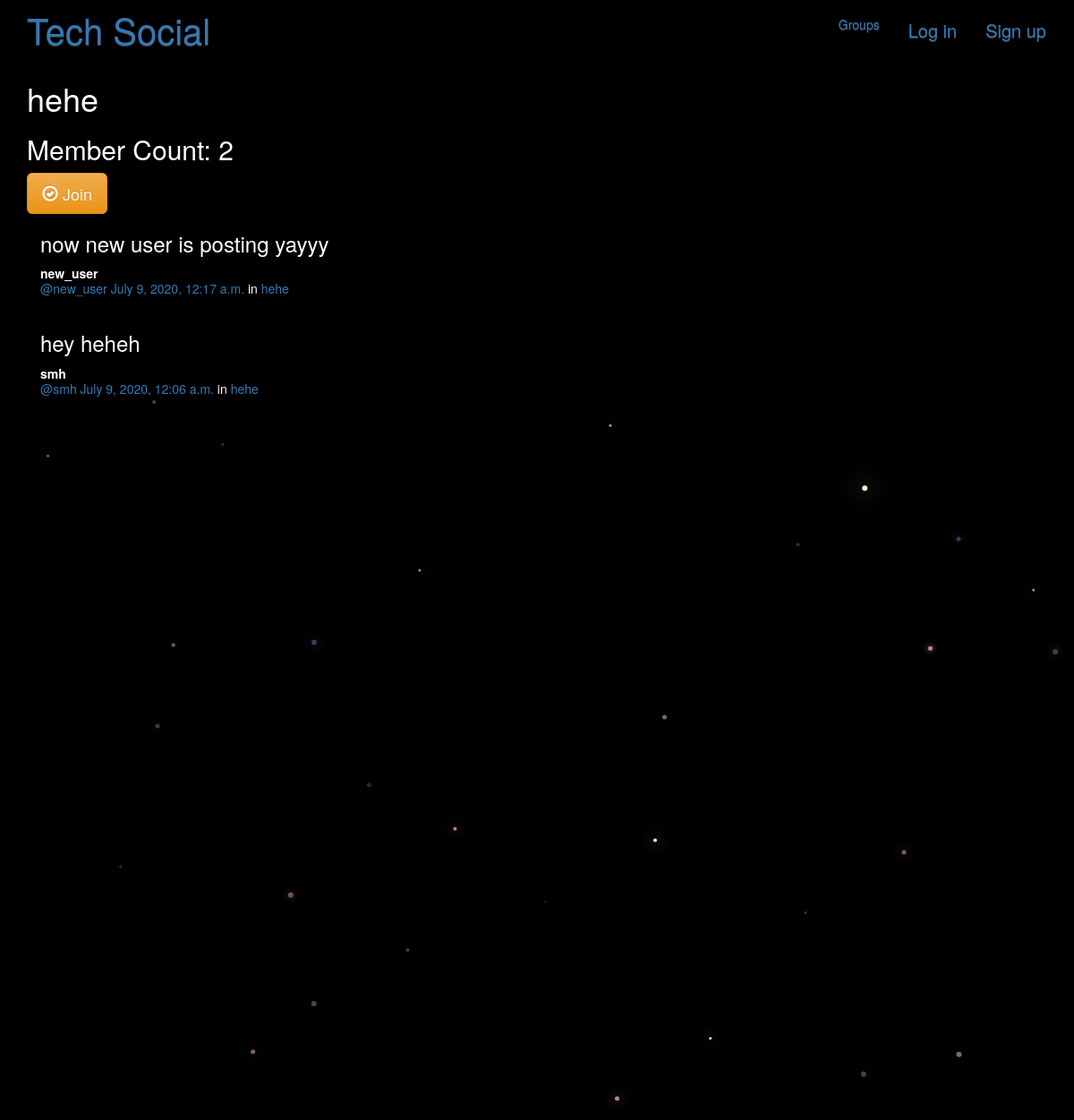
Screenshot of /groups/posts/in/hehe/ with the database file from the repository.
### groups/models.py (models this page shows, shortened)
class Group(models.Model):
    name = models.CharField(max_length=255, unique=True)
    slug = models.SlugField(allow_unicode=True, unique=True)
    description = models.TextField(blank=True, default='')
    description_html = models.TextField(editable=False, default='', blank=True)
    members = models.ManyToManyField(User,through="GroupMember")
    class Meta:
        ordering = ["name"]

### posts/models.py (models this page shows, shortened)
class Post(models.Model):
    user = models.ForeignKey(User, related_name="posts",on_delete=models.CASCADE)
    created_at = models.DateTimeField(auto_now=True)
    message = models.TextField()
    message_html = models.TextField(editable=False)
    group = models.ForeignKey(Group, related_name="posts",null=True, blank=True,on_delete=models.CASCADE,)
    class Meta:
        ordering = ["-created_at"]
        unique_together = ["user", "message"]

### groups/views.py (the view)
# urls.py: url(r"^posts/in/(?P<slug>[-\w]+)/$",views.SingleGroup.as_view(),name="single"),
class SingleGroup(generic.DetailView):
    model = Group

### groups/templates/groups/group_detail.html (shortened to what this page needs)
{% extends "groups/group_base.html" %}
{% block content %}
<h1>{{group.name}}</h1>
<h2> Member Count: {{group.members.count}}</h2>
  <div class="content">
				{% if user in group.members.all %}
					<a href="{% url 'groups:leave' slug=group.slug %}" class="btn btn-lg btn-fill btn-warning"><span class="glyphicon glyphicon-remove-circle"></span> Leave</a>
				{% else %}
					<a href="{% url 'groups:join' slug=group.slug %}" class="btn btn-lg btn-fill btn-warning"><span class="glyphicon glyphicon-ok-circle"></span> Join</a>
				{% endif %}
</div>
<div class="col-md-8">
	{% if group.posts.count == 0 %}
	<h2>No posts in this group yet!</h2>
	{% else %}
		{% for post in group.posts.all %}
        <div class="post media">
            <h3>{{ post.message_html|safe }}</h3>
            <div class="media-body">
                <strong>{{ post.user.username }}</strong>
                <h5 class="media-heading">
                    <span class="username"><a href="{% url 'posts:for_user' username=post.user.username %}">@{{ post.user.username }}</a></span>
                    <time class="time"><a href="{% url 'posts:single' username=post.user.username pk=post.pk %}">{{ post.created_at }}</a></time>
                    {% if post.group %}
                    <span class="group-name">in <a href="#">{{ post.group.name }}</a></span>
                    {% endif %}
                </h5>
            </div>
        </div>
		{% endfor %}
	{% endif %}
</div>
{% endblock %}

### static/mysite/css/master.css (style rules this page uses)
body { margin: 0; overflow: hidden; background-color: black; color:white; }

### rows the page displays
Group: name "hehe", members.count "2"
Post: message_html "now new user is posting yayyy", user.username "new_user", created_at "July 9, 2020, 12:17 a.m.", group.name "hehe"
Post: message_html "hey heheh", user.username "smh", created_at "July 9, 2020, 12:06 a.m.", group.name "hehe"
